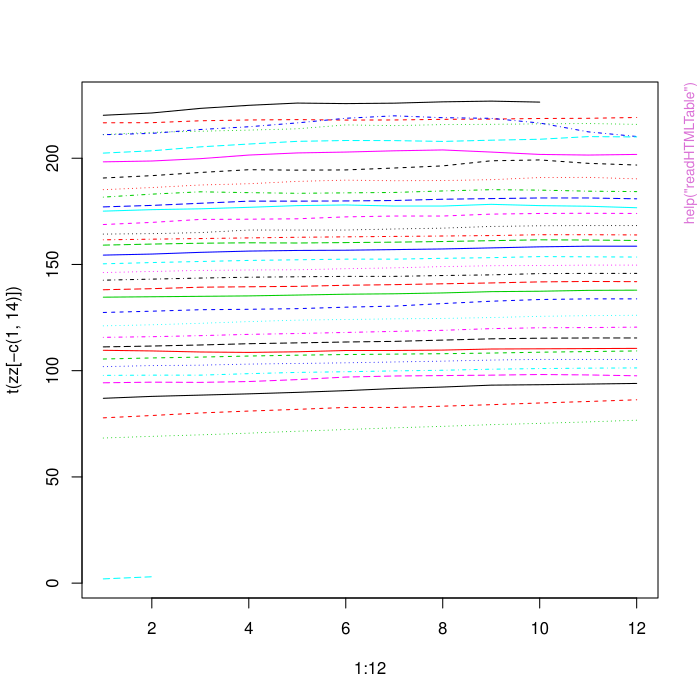

The R source for this figure:
pkgname <- "XML"
source(file.path(R.home("share"), "R", "examples-header.R"))
options(warn = 1)
library('XML')

assign(".oldSearch", search(), pos = 'CheckExEnv')
cleanEx()
nameEx("AssignXMLNode")
### * AssignXMLNode

flush(stderr()); flush(stdout())

### Name: [<-.XMLNode
### Title: Assign sub-nodes to an XML node
### Aliases: [<-.XMLNode [[<-.XMLNode
### Keywords: IO file

### ** Examples

 top <- xmlNode("top", xmlNode("next","Some text"))
 top[["second"]] <- xmlCDataNode("x <- 1:10")
 top[[3]] <- xmlNode("tag",attrs=c(id="name"))



cleanEx()
nameEx("Doctype-class")
### * Doctype-class

flush(stderr()); flush(stdout())

### Name: Doctype-class
### Title: Class to describe a reference to an XML DTD
### Aliases: Doctype-class
### Keywords: classes

### ** Examples

  d = Doctype(name = "section", public = c("-//OASIS//DTD DocBook XML V4.2//EN", "http://oasis-open.org/docbook/xml/4.2/docbookx.dtd"))  



cleanEx()
nameEx("Doctype")
### * Doctype

flush(stderr()); flush(stdout())

### Name: Doctype
### Title: Constructor for DTD reference
### Aliases: Doctype coerce,Doctype,character-method
### Keywords: IO

### ** Examples


  d = Doctype(name = "section", public = c("-//OASIS//DTD DocBook XML V4.2//EN", "http://oasis-open.org/docbook/xml/4.2/docbookx.dtd"))
  as(d, "character")

   # this call switches the system to the URI associated with the PUBLIC element.
  d = Doctype(name = "section", public = c("-//OASIS//DTD DocBook XML V4.2//EN"), system = "http://oasis-open.org/docbook/xml/4.2/docbookx.dtd")



cleanEx()
nameEx("SAXState-class")
### * SAXState-class

flush(stderr()); flush(stdout())

### Name: SAXState-class
### Title: A virtual base class defining methods for SAX parsing
### Aliases: SAXState-class
### Keywords: classes

### ** Examples


# For each element in the document, grab the node name
# and increment the count in an vector for this name.

# We define an S4 class named ElementNameCounter which
# holds the vector of frequency counts for the node names.

 setClass("ElementNameCounter",
             representation(elements = "integer"), contains = "SAXState")

# Define a method for handling the opening/start of any XML node
# in the SAX streams.

 setMethod("startElement.SAX",  c(.state = "ElementNameCounter"),
           function(name, atts, .state = NULL) {

             if(name %in% names(.state@elements))
                 .state@elements[name] = as.integer(.state@elements[name] + 1)
             else
                 .state@elements[name] = as.integer(1)
             .state
           })

 filename = system.file("exampleData", "eurofxref-hist.xml.gz", package = "XML")

# Parse the file, arranging to have our startElement.SAX method invoked.
 z = xmlEventParse(filename, genericSAXHandlers(), state = new("ElementNameCounter"), addContext = FALSE)

 z@elements

  # Get the contents of all the comments in a character vector.

 setClass("MySAXState",
             representation(comments = "character"), contains = "SAXState")

 setMethod("comment.SAX",  c(.state = "MySAXState"),
           function(content, .state = NULL) {
             cat("comment.SAX called for MySAXState\n")
             .state@comments <- c(.state@comments, content)
             .state
           })

 filename = system.file("exampleData", "charts.svg", package = "XML")
 st = new("MySAXState")
 z = xmlEventParse(filename, genericSAXHandlers(useDotNames = TRUE), state = st)
 z@comments





cleanEx()
nameEx("XMLInternalDocument")
### * XMLInternalDocument

flush(stderr()); flush(stdout())

### Name: XMLInternalDocument-class
### Title: Class to represent reference to C-level data structure for an
###   XML document
### Aliases: XMLAbstractDocument-class XMLInternalDocument-class
###   HTMLInternalDocument-class
###   coerce,XMLInternalNode,XMLInternalDocument-method
###   coerce,XMLInternalDocument,XMLInternalNode-method
### Keywords: classes

### ** Examples


 f = system.file("exampleData", "mtcars.xml", package="XML")
 doc = xmlParse(f)
 getNodeSet(doc, "//variables[@count]")
 getNodeSet(doc, "//record")

 getNodeSet(doc, "//record[@id='Mazda RX4']")

 # free(doc)



cleanEx()
nameEx("XMLNode-class")
### * XMLNode-class

flush(stderr()); flush(stdout())

### Name: XMLNode-class
### Title: Classes to describe an XML node object.
### Aliases: XMLAbstractNode-class XMLAbstractNode-class RXMLNode-class
###   XMLNode-class XMLTreeNode-class XMLInternalNode-class
###   XMLInternalTextNode-class XMLInternalElementNode-class
###   XMLInternalCommentNode-class XMLInternalPINode-class
###   XMLInternalCDataNode-class XMLAttributeDeclNode-class
###   XMLDocumentFragNode-class XMLDocumentNode-class
###   XMLDocumentTypeNode-class XMLEntityDeclNode-class
###   XMLNamespaceDeclNode-class XMLXIncludeStartNode-class
###   XMLXIncludeEndNode-class XMLDTDNode-class
###   coerce,XMLAbstractNode,Date-method
###   coerce,XMLAbstractNode,POSIXct-method
###   coerce,XMLAbstractNode,URL-method
###   coerce,XMLAbstractNode,character-method
###   coerce,XMLAbstractNode,integer-method
###   coerce,XMLAbstractNode,logical-method
###   coerce,XMLAbstractNode,numeric-method XMLNamespaceDefinitions-class
### Keywords: classes

### ** Examples


           # An R-level XMLNode object
   a <- xmlNode("arg", attrs = c(default="T"),
                 xmlNode("name", "foo"), xmlNode("defaultValue","1:10"))

  xmlAttrs(a) = c(a = 1, b = "a string")



cleanEx()
nameEx("addChildren")
### * addChildren

flush(stderr()); flush(stdout())

### Name: addChildren
### Title: Add child nodes to an XML node
### Aliases: addChildren xmlParent<- removeChildren removeNodes
###   removeNodes.list removeNodes.XMLNodeSet removeNodes.XMLInternalNode
###   replaceNodes addAttributes removeAttributes
###   addChildren,XMLInternalNode-method addChildren,XMLNode-method
###   addAttributes,XMLInternalElementNode-method
###   addAttributes,XMLNode-method
###   removeAttributes,XMLInternalElementNode-method
###   removeAttributes,XMLNode-method
### Keywords: IO programming

### ** Examples


b = newXMLNode("bob", namespace = c(r = "http://www.r-project.org", omg = "http://www.omegahat.org"))

cat(saveXML(b), "\n")

addAttributes(b, a = 1, b = "xyz", "r:version" = "2.4.1", "omg:len" = 3)
cat(saveXML(b), "\n")

removeAttributes(b, "a", "r:version")
cat(saveXML(b), "\n")


removeAttributes(b, .attrs = names(xmlAttrs(b)))


addChildren(b, newXMLNode("el", "Red", "Blue", "Green",
                           attrs = c(lang ="en")))

k = lapply(letters, newXMLNode)
addChildren(b, kids = k)

cat(saveXML(b), "\n")

removeChildren(b, "a", "b", "c", "z")

  # can mix numbers and names
removeChildren(b, 2, "e")  # d and e

cat(saveXML(b), "\n")


i = xmlChildren(b)[[5]]
xmlName(i)

 # have the identifiers
removeChildren(b, kids = c("m", "n", "q"))



x <- xmlNode("a", 
               xmlNode("b", "1"),
               xmlNode("c", "1"),
	       "some basic text")

v = removeChildren(x, "b")

  # remove c and b
v = removeChildren(x, "c", "b")

  # remove the text and "c" leaving just b
v = removeChildren(x, 3, "c")

## Not run: 
##D     # this won't work as the 10 gets coerced to a 
##D     # character vector element to be combined with 'w'
##D     # and there is no node name 10.
##D  removeChildren(b, kids = c(10, "w"))
## End(Not run)


 # for R-level nodes (not internal)

z = xmlNode("arg", attrs = c(default="TRUE"),
              xmlNode("name", "foo"), xmlNode("defaultValue","1:10"))

o = addChildren(z,
                "some text",
                xmlNode("a", "a link", attrs = c(href = "http://www.omegahat.org/RSXML")))
o


  # removing nodes

 doc = xmlParse("<top><a/><b/><c><d/><e>bob</e></c></top>")
 top = xmlRoot(doc)
 top
 
 removeNodes(list(top[[1]], top[[3]]))

    # a and c have disappeared.
 top




cleanEx()
nameEx("addNode")
### * addNode

flush(stderr()); flush(stdout())

### Name: addNode
### Title: Add a node to a tree
### Aliases: addNode addNode.XMLHashTree
### Keywords: IO

### ** Examples


  tt = xmlHashTree()

  top = addNode(xmlNode("top"), character(), tt)
  addNode(xmlNode("a"), top, tt)
  b = addNode(xmlNode("b"), top, tt)
  c = addNode(xmlNode("c"), b, tt)
  addNode(xmlNode("c"), top, tt)
  addNode(xmlNode("c"), b, tt)    
  addNode(xmlTextNode("Some text"), c, tt)

  xmlElementsByTagName(tt$top, "c")

  tt



cleanEx()
nameEx("addSibling")
### * addSibling

flush(stderr()); flush(stdout())

### Name: getSibling
### Title: Manipulate sibling XML nodes
### Aliases: getSibling addSibling
### Keywords: IO

### ** Examples

  
          # Reading Apple's iTunes files
     # 
     #           Here we read  a "censored" "database" of songs from Apple's  iTune application
     #           which is stored in a property list.  The format is quite generic and 
     #            the fields for each song are given in the form
     #           
     #             <key>Artist</key><string>Person's name</string>
     # 	  
     #           So to find the names of the artists for all the songs, we want to 
     #           find all the <key>Artist<key> nodes and then get their next sibling
     #           which has the actual value.
     #         
     #           More information can be found in .
     # 	
           fileName = system.file("exampleData", "iTunes.plist", package = "XML")

           doc = xmlParse(fileName)
           nodes = getNodeSet(doc, "//key[text() = 'Artist']")
           sapply(nodes, function(x)  xmlValue(getSibling(x)))
	

      f = system.file("exampleData", "simple.xml", package = "XML")
      tt = as(xmlParse(f), "XMLHashTree") 

       tt

      e = getSibling(xmlRoot(tt)[[1]])
        # and back to the first one again by going backwards along the sibling list.
      getSibling(e, after = FALSE)


         # This also works for multiple top-level "root" nodes
      f = system.file("exampleData", "job.xml", package = "XML")
      tt = as(xmlParse(f), "XMLHashTree")
       x = xmlRoot(tt, skip = FALSE)
       getSibling(x)
       getSibling(getSibling(x), after = FALSE)



cleanEx()
nameEx("append.XMLNode")
### * append.XMLNode

flush(stderr()); flush(stdout())

### Name: append.xmlNode
### Title: Add children to an XML node
### Aliases: append.xmlNode append.XMLNode
### Keywords: file IO

### ** Examples

  # Create a very simple representation of a simple dataset.
  # This is just an example. The result is
   # <data numVars="2" numRecords="3">
   # <varNames>
   #  <string>
   #   A
   #  </string>
   #  <string>
   #   B
   #  </string>
   # </varNames>
   # <record>
   #  1.2 3.5
   # </record>
   # <record>
   #  20.2 13.9
   # </record>
   # <record>
   #  10.1 5.67
   # </record>
   # </data>


 n = xmlNode("data", attrs = c("numVars" = 2, numRecords = 3))
 n = append.xmlNode(n, xmlNode("varNames", xmlNode("string", "A"), xmlNode("string", "B")))
 n = append.xmlNode(n, xmlNode("record", "1.2 3.5"))
 n = append.xmlNode(n, xmlNode("record", "20.2 13.9"))
 n = append.xmlNode(n, xmlNode("record", "10.1 5.67"))

 print(n)


## Not run: 
##D    tmp <-  lapply(references, function(i) {
##D                                   if(!inherits(i, "XMLNode"))
##D                                     i <- xmlNode("reference", i)
##D                                   i
##D                               })
##D 
##D    r <- xmlNode("references")
##D    r[["references"]] <- append.xmlNode(r[["references"]], tmp)
## End(Not run)



cleanEx()
nameEx("asXMLNode")
### * asXMLNode

flush(stderr()); flush(stdout())

### Name: asXMLNode
### Title: Converts non-XML node objects to XMLTextNode objects
### Aliases: asXMLNode coerce,XMLInternalNode,XMLNode-method
### Keywords: file

### ** Examples

   # creates an XMLTextNode.
 asXMLNode("a text node")

   # unaltered.
 asXMLNode(xmlNode("p"))



cleanEx()
nameEx("catalogResolve")
### * catalogResolve

flush(stderr()); flush(stdout())

### Name: catalogResolve
### Title: Look up an element via the XML catalog mechanism
### Aliases: catalogResolve
### Keywords: IO

### ** Examples


if(!exists("Sys.setenv")) Sys.setenv = Sys.putenv

Sys.setenv("XML_CATALOG_FILES" = system.file("exampleData", "catalog.xml", package = "XML"))



catalogResolve("-//OASIS//DTD DocBook XML V4.4//EN", "public")

catalogResolve("http://www.omegahat.org/XSL/foo.xsl")

catalogResolve("http://www.omegahat.org/XSL/article.xsl", "uri")
catalogResolve("http://www.omegahat.org/XSL/math.xsl", "uri")


  # This one does not resolve anything, returning an empty value.
catalogResolve("http://www.oasis-open.org/docbook/xml/4.1.2/foo.xsl", "uri")


   # Vectorized and returns NA for the first and /tmp/html.xsl
   # for the second.

 catalogAdd("http://made.up.domain", "/tmp")
 catalogResolve(c("ddas", "http://made.up.domain/html.xsl"), asIs = TRUE)



cleanEx()
nameEx("catalogs")
### * catalogs

flush(stderr()); flush(stdout())

### Name: catalogLoad
### Title: Manipulate XML catalog contents
### Aliases: catalogLoad catalogClearTable catalogAdd catalogDump
### Keywords: IO

### ** Examples

  
          # Add a rewrite rule
     # 
     # 	
          catalogAdd(c("http://www.omegahat.org/XML" = system.file("XML", package = "XML")))
          catalogAdd("http://www.omegahat.org/XML", system.file("XML", package = "XML"))
          catalogAdd("http://www.r-project.org/doc/", paste(R.home(), "doc", "", sep = .Platform$file.sep))
	
          # 
     #          This shows how we can load a catalog and then resolve a system identifier 
     #           that it maps.
     # 	
          catalogLoad(system.file("exampleData", "catalog.xml", package = "XML"))

	  catalogResolve("docbook4.4.dtd", "system")
	  catalogResolve("-//OASIS//DTD DocBook XML V4.4//EN", "public")
	
   



cleanEx()
nameEx("compareXMLDocs")
### * compareXMLDocs

flush(stderr()); flush(stdout())

### Name: compareXMLDocs
### Title: Indicate differences between two XML documents
### Aliases: compareXMLDocs
### Keywords: IO

### ** Examples


tt = 
 '<x>
     <a>text</a>
     <b foo="1"/>
     <c bar="me">
        <d>a phrase</d>
     </c>
  </x>'

  a = xmlParse(tt, asText = TRUE)
  b = xmlParse(tt, asText = TRUE)
  d = getNodeSet(b, "//d")[[1]]
  xmlName(d) = "bob"
  addSibling(xmlParent(d), newXMLNode("c"))
  
  compareXMLDocs(a, b)



cleanEx()
nameEx("docName")
### * docName

flush(stderr()); flush(stdout())

### Name: docName
### Title: Accessors for name of XML document
### Aliases: docName docName,XMLDocument-method
###   docName,XMLDocumentContent-method docName,XMLHashTree-method
###   docName,XMLInternalDocument-method docName,XMLInternalNode-method
###   docName,XMLHashTreeNode-method docName,NULL-method
###   docName,XMLNode-method docName<- docName<-,XMLInternalDocument-method
###   docName<-,XMLHashTree-method
### Keywords: IO programming

### ** Examples

  f = system.file("exampleData", "catalog.xml",  package = "XML")
  doc = xmlInternalTreeParse(f)
  docName(doc)

  doc = xmlInternalTreeParse("<a><b/></a>", asText = TRUE)
      # an NA
  docName(doc)
  docName(doc) = "Simple XML example"
  docName(doc)



cleanEx()
nameEx("dtdElement")
### * dtdElement

flush(stderr()); flush(stdout())

### Name: dtdElement
### Title: Gets the definition of an element or entity from a DTD.
### Aliases: dtdElement dtdEntity
### Keywords: file

### ** Examples

 dtdFile <- system.file("exampleData","foo.dtd", package="XML")
 foo.dtd <- parseDTD(dtdFile)
 
   # Get the definition of the `entry1' element
 tmp <- dtdElement("variable", foo.dtd)
 xmlAttrs(tmp)

 tmp <- dtdElement("entry1", foo.dtd)

  # Get the definition of the `img' entity
 dtdEntity("img", foo.dtd)



cleanEx()
nameEx("dtdElementValidEntry")
### * dtdElementValidEntry

flush(stderr()); flush(stdout())

### Name: dtdElementValidEntry
### Title: Determines whether an XML element allows a particular type of
###   sub-element.
### Aliases: dtdElementValidEntry.character
###   dtdElementValidEntry.XMLElementContent
###   dtdElementValidEntry.XMLElementDef dtdElementValidEntry.XMLOrContent
###   dtdElementValidEntry.XMLSequenceContent dtdElementValidEntry
### Keywords: file

### ** Examples

 dtdFile <- system.file("exampleData", "foo.dtd",package="XML")
 dtd <- parseDTD(dtdFile) 
 
  dtdElementValidEntry(dtdElement("variables",dtd), "variable")



cleanEx()
nameEx("dtdIsAttribute")
### * dtdIsAttribute

flush(stderr()); flush(stdout())

### Name: dtdIsAttribute
### Title: Query if a name is a valid attribute of a DTD element.
### Aliases: dtdIsAttribute
### Keywords: file

### ** Examples

 dtdFile <- system.file("exampleData", "foo.dtd", package="XML")
 foo.dtd <- parseDTD(dtdFile)

    # true
  dtdIsAttribute("numRecords", "dataset", foo.dtd)

    # false
  dtdIsAttribute("date", "dataset", foo.dtd)



cleanEx()
nameEx("dtdValidElement")
### * dtdValidElement

flush(stderr()); flush(stdout())

### Name: dtdValidElement
### Title: Determines whether an XML tag is valid within another.
### Aliases: dtdValidElement
### Keywords: file

### ** Examples

 dtdFile <- system.file("exampleData", "foo.dtd", package="XML")
 foo.dtd <- parseDTD(dtdFile)

  # The following are true.
 dtdValidElement("variable","variables", dtd = foo.dtd)
 dtdValidElement("record","dataset", dtd = foo.dtd)

  # This is false.
 dtdValidElement("variable","dataset", dtd = foo.dtd)



cleanEx()
nameEx("ensureNamespace")
### * ensureNamespace

flush(stderr()); flush(stdout())

### Name: ensureNamespace
### Title: Ensure that the node has a definition for particular XML
###   namespaces
### Aliases: ensureNamespace
### Keywords: IO

### ** Examples

  doc = newXMLDoc()
  top = newXMLNode("article", doc = doc)
  ensureNamespace(top, c(r = "http://www.r-project.org"))
  b = newXMLNode("r:code", parent = top)
  print(doc)



cleanEx()
nameEx("findXInclude")
### * findXInclude

flush(stderr()); flush(stdout())

### Name: findXInclude
### Title: Find the XInclude node associated with an XML node
### Aliases: findXInclude
### Keywords: IO

### ** Examples


 f = system.file("exampleData", "functionTemplate.xml", package = "XML")

 cat(readLines(f), "\n")

 doc = xmlParse(f)

  # Get all the para nodes
  # We just want to look at the 2nd and 3rd which are repeats of the
  # first one.
 a = getNodeSet(doc, "//author")
 findXInclude(a[[1]])

 i = findXInclude(a[[1]], TRUE)
 top = getSibling(i)

   # Determine the top-level included nodes
 tmp = getSibling(i)
 nodes = list()
 while(!inherits(tmp, "XMLXIncludeEndNode")) {
   nodes = c(nodes, tmp)
   tmp = getSibling(tmp)
 }



cleanEx()
nameEx("free")
### * free

flush(stderr()); flush(stdout())

### Name: free
### Title: Release the specified object and clean up its memory usage
### Aliases: free free,XMLInternalDocument-method
### Keywords: IO

### ** Examples

 f = system.file("exampleData", "boxplot.svg", package = "XML")
 doc = xmlParse(f)
 nodes = getNodeSet(doc, "//path")
 rm(nodes)
 # free(doc)



cleanEx()
nameEx("genericSAXHandlers")
### * genericSAXHandlers

flush(stderr()); flush(stdout())

### Name: genericSAXHandlers
### Title: SAX generic callback handler list
### Aliases: genericSAXHandlers
### Keywords: file

### ** Examples

## Don't show: 
# .InitSAXMethods()
names(genericSAXHandlers())
names(genericSAXHandlers(inc=c("startElement", "endElement", "text")))
names(genericSAXHandlers(ex=c("startElement", "endElement", "text")))
## End Don't show



cleanEx()
nameEx("getEncoding")
### * getEncoding

flush(stderr()); flush(stdout())

### Name: getEncoding
### Title: Determines the encoding for an XML document or node
### Aliases: getEncoding getEncoding,XMLInternalDocument-method
###   getEncoding,XMLInternalNode-method
### Keywords: IO

### ** Examples

  f = system.file("exampleData", "charts.svg", package = "XML")
  doc = xmlParse(f)
  getEncoding(doc)
  n = getNodeSet(doc, "//g/text")[[1]]
  getEncoding(n)

  f = system.file("exampleData", "iTunes.plist", package = "XML")
  doc = xmlParse(f)
  getEncoding(doc)



cleanEx()
nameEx("getLineNumber")
### * getLineNumber

flush(stderr()); flush(stdout())

### Name: getLineNumber
### Title: Determine the location - file & line number of an (internal) XML
###   node
### Aliases: getNodeLocation getLineNumber
### Keywords: IO

### ** Examples

f = system.file("exampleData", "xysize.svg", package = "XML")
doc = xmlParse(f)
e = getNodeSet(doc, "//ellipse")
sapply(e, getLineNumber)



cleanEx()
nameEx("getNodeSet")
### * getNodeSet

flush(stderr()); flush(stdout())

### Name: getNodeSet
### Title: Find matching nodes in an internal XML tree/DOM
### Aliases: getNodeSet xpathApply xpathSApply matchNamespaces
### Keywords: file IO

### ** Examples

 doc = xmlParse(system.file("exampleData", "tagnames.xml", package = "XML"))
 
 els = getNodeSet(doc, "/doc//a[@status]")
 sapply(els, function(el) xmlGetAttr(el, "status"))

   # use of namespaces on an attribute.
 getNodeSet(doc, "/doc//b[@x:status]", c(x = "http://www.omegahat.org"))
 getNodeSet(doc, "/doc//b[@x:status='foo']", c(x = "http://www.omegahat.org"))

   # Because we know the namespace definitions are on /doc/a
   # we can compute them directly and use them.
 nsDefs = xmlNamespaceDefinitions(getNodeSet(doc, "/doc/a")[[1]])
 ns = structure(sapply(nsDefs, function(x) x$uri), names = names(nsDefs))
 getNodeSet(doc, "/doc//b[@omegahat:status='foo']", ns)[[1]]

 # free(doc) 

 #####
 f = system.file("exampleData", "eurofxref-hist.xml.gz", package = "XML") 
 e = xmlParse(f)
 ans = getNodeSet(e, "//o:Cube[@currency='USD']", "o")
 sapply(ans, xmlGetAttr, "rate")

  # or equivalently
 ans = xpathApply(e, "//o:Cube[@currency='USD']", xmlGetAttr, "rate", namespaces = "o")
 # free(e)



  # Using a namespace
 f = system.file("exampleData", "SOAPNamespaces.xml", package = "XML") 
 z = xmlParse(f)
 getNodeSet(z, "/a:Envelope/a:Body", c("a" = "http://schemas.xmlsoap.org/soap/envelope/"))
 getNodeSet(z, "//a:Body", c("a" = "http://schemas.xmlsoap.org/soap/envelope/"))
 # free(z)


  # Get two items back with namespaces
 f = system.file("exampleData", "gnumeric.xml", package = "XML") 
 z = xmlParse(f)
 getNodeSet(z, "//gmr:Item/gmr:name", c(gmr="http://www.gnome.org/gnumeric/v2"))

 #free(z)

 #####
 # European Central Bank (ECB) exchange rate data

  # Data is available from "http://www.ecb.int/stats/eurofxref/eurofxref-hist.xml"
  # or locally.

 uri = system.file("exampleData", "eurofxref-hist.xml.gz", package = "XML")
 doc = xmlParse(uri)

   # The default namespace for all elements is given by
 namespaces <- c(ns="http://www.ecb.int/vocabulary/2002-08-01/eurofxref")


     # Get the data for Slovenian currency for all time periods.
     # Find all the nodes of the form <Cube currency="SIT"...>

 slovenia = getNodeSet(doc, "//ns:Cube[@currency='SIT']", namespaces )

    # Now we have a list of such nodes, loop over them 
    # and get the rate attribute
 rates = as.numeric( sapply(slovenia, xmlGetAttr, "rate") )
    # Now put the date on each element
    # find nodes of the form <Cube time=".." ... >
    # and extract the time attribute
 names(rates) = sapply(getNodeSet(doc, "//ns:Cube[@time]", namespaces ), 
                      xmlGetAttr, "time")

    #  Or we could turn these into dates with strptime()
 strptime(names(rates), "%Y-%m-%d")


   #  Using xpathApply, we can do
 rates = xpathApply(doc, "//ns:Cube[@currency='SIT']", xmlGetAttr, "rate", namespaces = namespaces )
 rates = as.numeric(unlist(rates))

   # Using an expression rather than  a function and ...
 rates = xpathApply(doc, "//ns:Cube[@currency='SIT']", quote(xmlGetAttr(x, "rate")), namespaces = namespaces )

 #free(doc)

   #
  uri = system.file("exampleData", "namespaces.xml", package = "XML")
  d = xmlParse(uri)
  getNodeSet(d, "//c:c", c(c="http://www.c.org"))

  getNodeSet(d, "/o:a//c:c", c("o" = "http://www.omegahat.org", "c" = "http://www.c.org"))

   # since http://www.omegahat.org is the default namespace, we can
   # just the prefix "o" to map to that.
  getNodeSet(d, "/o:a//c:c", c("o", "c" = "http://www.c.org"))


   # the following, perhaps unexpectedly but correctly, returns an empty
   # with no matches
   
  getNodeSet(d, "//defaultNs", "http://www.omegahat.org")

   # But if we create our own prefix for the evaluation of the XPath
   # expression and use this in the expression, things work as one
   # might hope.
  getNodeSet(d, "//dummy:defaultNs", c(dummy = "http://www.omegahat.org"))

   # And since the default value for the namespaces argument is the
   # default namespace of the document, we can refer to it with our own
   # prefix given as 
  getNodeSet(d, "//d:defaultNs", "d")

   # And the syntactic sugar is 
  d["//d:defaultNs", namespace = "d"]


   # this illustrates how we can use the prefixes in the XML document
   # in our query and let getNodeSet() and friends map them to the
   # actual namespace definitions.
   # "o" is used to represent the default namespace for the document
   # i.e. http://www.omegahat.org, and "r" is mapped to the same
   # definition that has the prefix "r" in the XML document.

  tmp = getNodeSet(d, "/o:a/r:b/o:defaultNs", c("o", "r"))
  xmlName(tmp[[1]])


  #free(d)


   # Work with the nodes and their content (not just attributes) from the node set.
   # From bondsTables.R in examples/

  doc = htmlTreeParse("http://finance.yahoo.com/bonds/composite_bond_rates", useInternalNodes = TRUE)
  if(is.null(xmlRoot(doc))) 
     doc = htmlTreeParse("http://finance.yahoo.com/bonds", useInternalNodes = TRUE)

     # Use XPath expression to find the nodes 
     #  <div><table class="yfirttbl">..
     # as these are the ones we want.

  if(!is.null(xmlRoot(doc))) {

   o = getNodeSet(doc, "//div/table[@class='yfirttbl']")

    # Write a function that will extract the information out of a given table node.
   readHTMLTable =
   function(tb)
    {
          # get the header information.
      colNames = sapply(tb[["thead"]][["tr"]]["th"], xmlValue)
      vals = sapply(tb[["tbody"]]["tr"],  function(x) sapply(x["td"], xmlValue))
      matrix(as.numeric(vals[-1,]),
              nrow = ncol(vals),
              dimnames = list(vals[1,], colNames[-1]),
              byrow = TRUE
            )
    }  


     # Now process each of the table nodes in the o list.
    tables = lapply(o, readHTMLTable)
    names(tables) = lapply(o, function(x) xmlValue(x[["caption"]]))
  }


     # this illustrates an approach to doing queries on a sub tree
     # within the document.
     # Note that there is a memory leak incurred here as we create a new
     # XMLInternalDocument in the getNodeSet().

    f = system.file("exampleData", "book.xml", package = "XML")
    doc = xmlParse(f)
    ch = getNodeSet(doc, "//chapter")
    xpathApply(ch[[2]], "//section/title", xmlValue)

      # To fix the memory leak, we explicitly create a new document for
      # the subtree, perform the query and then free it _when_ we are done
      # with the resulting nodes.
    subDoc = xmlDoc(ch[[2]])
    xpathApply(subDoc, "//section/title", xmlValue)
    free(subDoc)


    txt = '<top xmlns="http://www.r-project.org" xmlns:r="http://www.r-project.org"><r:a><b/></r:a></top>'
    doc = xmlInternalTreeParse(txt, asText = TRUE)

## Not run: 
##D      # Will fail because it doesn't know what the namespace x is
##D      # and we have to have one eventhough it has no prefix in the document.
##D     xpathApply(doc, "//x:b")
## End(Not run)    
      # So this is how we do it - just  say x is to be mapped to the
      # default unprefixed namespace which we shall call x!
    xpathApply(doc, "//x:b", namespaces = "x")

       # Here r is mapped to the the corresponding definition in the document.
    xpathApply(doc, "//r:a", namespaces = "r")
       # Here, xpathApply figures this out for us, but will raise a warning.
    xpathApply(doc, "//r:a")

       # And here we use our own binding.
    xpathApply(doc, "//x:a", namespaces = c(x = "http://www.r-project.org"))



       # Get all the nodes in the entire tree.
    table(unlist(sapply(doc["//*|//text()|//comment()|//processing-instruction()"],
    class)))







cleanEx()
nameEx("getXMLErrors")
### * getXMLErrors

flush(stderr()); flush(stdout())

### Name: getXMLErrors
### Title: Get XML/HTML document parse errors
### Aliases: getXMLErrors
### Keywords: IO programming

### ** Examples

     # Get the "errors" in the HTML that was generated from this Rd file
  getXMLErrors(system.file("html", "getXMLErrors.html", package = "XML"))

## Not run: 
##D   getXMLErrors("http://www.omegahat.org/index.html")
## End(Not run)




cleanEx()
nameEx("isXMLString")
### * isXMLString

flush(stderr()); flush(stdout())

### Name: isXMLString
### Title: Facilities for working with XML strings
### Aliases: isXMLString xml xmlParseString XMLString-class
### Keywords: IO

### ** Examples

 isXMLString("a regular string < 20 characters long")
 isXMLString("<a><b>c</b></a>")

 xmlParseString("<a><b>c</b></a>")

  # We can lie!
 isXMLString(xml("foo"))



cleanEx()
nameEx("length.XMLNode")
### * length.XMLNode

flush(stderr()); flush(stdout())

### Name: length.XMLNode
### Title: Determine the number of children in an XMLNode object.
### Aliases: length.XMLNode
### Keywords: file

### ** Examples

  doc <- xmlTreeParse(system.file("exampleData", "mtcars.xml", package="XML"))
  r <- xmlRoot(doc, skip=TRUE)
  length(r)
    # get the last entry
  r[[length(r)]]



cleanEx()
nameEx("libxmlVersion")
### * libxmlVersion

flush(stderr()); flush(stdout())

### Name: libxmlVersion
### Title: Query the version and available features of the libxml library.
### Aliases: libxmlVersion libxmlFeatures
### Keywords: IO

### ** Examples

 ver <- libxmlVersion()
 if(is.null(ver)) {
   cat("Relly old version of libxml\n")
 } else {
   if(ver$major > 1) {
     cat("Using libxml2\n")
   }
 }



cleanEx()
nameEx("names.XMLNode")
### * names.XMLNode

flush(stderr()); flush(stdout())

### Name: names.XMLNode
### Title: Get the names of an XML nodes children.
### Aliases: names.XMLNode
### Keywords: file

### ** Examples

 doc <- xmlTreeParse(system.file("exampleData", "mtcars.xml", package="XML"))
 names(xmlRoot(doc))

 r <- xmlRoot(doc)
 r[names(r) == "variables"]



cleanEx()
nameEx("newXMLDoc")
### * newXMLDoc

flush(stderr()); flush(stdout())

### Name: newXMLDoc
### Title: Create internal XML node or document object
### Aliases: newXMLDoc newXMLNode newXMLPINode newXMLCDataNode
###   newXMLCommentNode newXMLTextNode newXMLDTDNode xmlDoc
###   coerce,vector,XMLInternalNode-method
### Keywords: IO

### ** Examples


doc = newXMLDoc()

 # Simple creation of an XML tree using these functions
top = newXMLNode("a")
newXMLNode("b", attrs = c(x = 1, y = 'abc'), parent = top)
newXMLNode("c", "With some text", parent = top)
d = newXMLNode("d", newXMLTextNode("With text as an explicit node"), parent = top)
newXMLCDataNode("x <- 1\n x > 2", parent = d)

newXMLPINode("R", "library(XML)", top)
newXMLCommentNode("This is a comment", parent = top)

o = newXMLNode("ol", parent = top)

kids = lapply(letters[1:3],
               function(x)
                  newXMLNode("li", x))
addChildren(o, kids)

cat(saveXML(top))


x = newXMLNode("block", "xyz", attrs = c(id = "bob"),
                      namespace = "fo",
                      namespaceDefinitions = c("fo" = "http://www.fo.org"))

xmlName(x, TRUE) == "fo"

  # a short cut to define a name space and make it the prefix for the
  # node, thus avoiding repeating the prefix via the namespace argument.
x = newXMLNode("block", "xyz", attrs = c(id = "bob"),
                      namespace = c("fo" = "http://www.fo.org"))


 # name space on the attribute
x = newXMLNode("block", attrs = c("fo:id" = "bob"),
                      namespaceDefinitions = c("fo" = "http://www.fo.org"))




x = summary(rnorm(1000))
d = xmlTree()
d$addNode("table", close = FALSE)

d$addNode("tr", .children = sapply(names(x), function(x) d$addNode("th", x)))
d$addNode("tr", .children = sapply(x, function(x) d$addNode("td", format(x))))

d$closeNode()


# Just doctype
z = xmlTree("people", dtd = "people")
# no public element
z = xmlTree("people", dtd = c("people", "", "http://www.omegahat.org/XML/types.dtd"))
# public and system
z = xmlTree("people", dtd = c("people", "//a//b//c//d", "http://www.omegahat.org/XML/types.dtd"))

# Using a DTD node directly.
dtd = newXMLDTDNode(c("people", "", "http://www.omegahat.org/XML/types.dtd"))
z = xmlTree("people", dtd = dtd)


x = rnorm(3)
z = xmlTree("r:data", namespaces = c(r = "http://www.r-project.org"))
z$addNode("numeric", attrs = c("r:length" = length(x)), close = FALSE)
lapply(x, function(v) z$addNode("el", x))
z$closeNode()
# should give   <r:data><numeric r:length="3"/></r:data>


# shows namespace prefix on an attribute, and different from the one on the node.
z = xmlTree()
z$addNode("r:data",  namespace = c(r = "http://www.r-project.org", omg = "http://www.omegahat.org"), close = FALSE)
x = rnorm(3)
z$addNode("r:numeric", attrs = c("omg:length" = length(x)))


z = xmlTree("people", namespaces = list(r = "http://www.r-project.org"))
z$setNamespace("r")

z$addNode("person", attrs = c(id = "123"), close = FALSE)
z$addNode("firstname", "Duncan")
z$addNode("surname", "Temple Lang")
z$addNode("title", "Associate Professor")
z$addNode("expertize", close = FALSE)
z$addNode("topic", "Data Technologies")
z$addNode("topic", "Programming Language Design")
z$addNode("topic", "Parallel Computing")
z$addNode("topic", "Data Visualization")
z$closeTag()
z$addNode("address", "4210 Mathematical Sciences Building, UC Davis")



   # 
txt = newXMLTextNode("x &lt; 1")
txt # okay
saveXML(txt) # x &amp;lt; 1

   # By escaping the text, we ensure the entities don't
   # get expanded, i.e. &lt; doesn't become &amp;lt;
txt = newXMLTextNode(I("x &lt; 1"))
txt # okay
saveXML(txt) # x &amp;lt; 1


newXMLNode("r:expr", newXMLTextNode(I("x < 1")),
            namespaceDefinitions = c(r = "http://www.r-project.org"))




cleanEx()
nameEx("parseDTD")
### * parseDTD

flush(stderr()); flush(stdout())

### Name: parseDTD
### Title: Read a Document Type Definition (DTD)
### Aliases: parseDTD
### Keywords: file IO

### ** Examples

 dtdFile <- system.file("exampleData", "foo.dtd",package="XML")
 parseDTD(dtdFile)

txt <- readLines(dtdFile)
txt <- paste(txt,  collapse="\n")
d <- parseDTD(txt, asText=TRUE)


## Not run: 
##D  url <- "http://www.omegahat.org/XML/DTDs/DatasetByRecord.dtd"
##D  d <- parseDTD(url, asText=FALSE)  
## End(Not run)



cleanEx()
nameEx("parseURI")
### * parseURI

flush(stderr()); flush(stdout())

### Name: parseURI
### Title: Parse a URI string into its elements
### Aliases: parseURI URI-class coerce,URI,character-method
### Keywords: IO

### ** Examples

  parseURI("http://www.omegahat.org:8080/RCurl/index.html")
  parseURI("ftp://duncan@www.omegahat.org:8080/RCurl/index.html")

  parseURI("ftp://duncan@www.omegahat.org:8080/RCurl/index.html#my_anchor")

  as(parseURI("http://duncan@www.omegahat.org:8080/RCurl/index.html#my_anchor"), "character")

  as(parseURI("ftp://duncan@www.omegahat.org:8080/RCurl/index.html?foo=1&bar=axd"), "character")



cleanEx()
nameEx("parseXMLAndAdd")
### * parseXMLAndAdd

flush(stderr()); flush(stdout())

### Name: parseXMLAndAdd
### Title: Parse XML content and add it to a node
### Aliases: parseXMLAndAdd
### Keywords: IO

### ** Examples

  long = runif(10000, -122, -80)
  lat = runif(10000, 25, 48)

  txt = sprintf("<Placemark><Point><coordinates>%.3f,%.3f,0</coordinates></Point></Placemark>",
                  long, lat)
  f = newXMLNode("Folder")
  parseXMLAndAdd(txt, f)
  xmlSize(f)


## Not run: 
##D       # this version is much slower as i) we don't vectorize the
##D       #  creation of the XML nodes, and ii) the parsing of the XML
##D       # as a string is very fast as it is done in C.
##D   f = newXMLNode("Folder")
##D   mapply(function(a, b) {
##D            newXMLNode("Placemark", 
##D                        newXMLNode("Point", 
##D                                    newXMLNode("coordinates", 
##D                                                paste(a, b, "0", collapse = ","))), 
##D 		       parent = f)
##D            },
##D          long, lat) 
##D   xmlSize(f)
##D 
##D 
##D   o = c("<x>dog</x>", "<omg:x>cat</omg:x>")
##D   node = parseXMLAndAdd(o, nsDefs  = c("http://cran.r-project.org",
##D                                        omg = "http://www.omegahat.org"))
##D   xmlNamespace(node[[1]])
##D   xmlNamespace(node[[2]])
##D 
##D   tt = newXMLNode("myTop")
##D   node = parseXMLAndAdd(o, tt, nsDefs  = c("http://cran.r-project.org",
##D                                            omg = "http://www.omegahat.org"))
##D   tt
## End(Not run)





cleanEx()
nameEx("print")
### * print

flush(stderr()); flush(stdout())

### Name: print.XMLAttributeDef
### Title: Methods for displaying XML objects
### Aliases: print.XMLAttributeDef print.XMLCDataNode
###   print.XMLElementContent print.XMLElementDef print.XMLEntity
###   print.XMLEntityRef print.XMLNode print.XMLTextNode print.XMLComment
###   print.XMLOrContent print.XMLSequenceContent
###   print.XMLProcessingInstruction
### Keywords: IO file

### ** Examples

  fileName <- system.file("exampleData", "event.xml", package ="XML")

     # Example of how to get faithful copy of the XML.
  doc = xmlRoot(xmlTreeParse(fileName, trim = FALSE, ignoreBlanks = FALSE))
  print(doc, indent = FALSE, tagSeparator = "")

     # And now the default mechanism
  doc = xmlRoot(xmlTreeParse(fileName))
  print(doc)



cleanEx()
nameEx("processXInclude")
### * processXInclude

flush(stderr()); flush(stdout())

### Name: processXInclude
### Title: Perform the XInclude substitutions
### Aliases: processXInclude processXInclude.list
###   processXInclude.XMLInternalDocument
###   processXInclude.XMLInternalElement
### Keywords: IO programming

### ** Examples


  f = system.file("exampleData", "include.xml", package = "XML")
  doc = xmlInternalTreeParse(f, xinclude = FALSE)

  cat(saveXML(doc))
  sects = getNodeSet(doc, "//section")
  sapply(sects, function(x) xmlName(x[[2]]))
  processXInclude(doc)

  cat(saveXML(doc))

  f = system.file("exampleData", "include.xml", package = "XML")
  doc = xmlInternalTreeParse(f, xinclude = FALSE)
  section1 = getNodeSet(doc, "//section")[[1]]

     # process 
  processXInclude(section1[[2]])



cleanEx()
nameEx("readHTMLTable")
### * readHTMLTable

flush(stderr()); flush(stdout())

### Name: readHTMLTable
### Title: Read data from one or more HTML tables
### Aliases: readHTMLTable readHTMLTable,character-method
###   readHTMLTable,HTMLInternalDocument-method
###   readHTMLTable,XMLInternalElementNode-method
###   coerce,character,FormattedInteger-method
###   coerce,character,FormattedNumber-method
###   coerce,character,Percent-method FormattedInteger-class
###   FormattedNumber-class Percent-class
### Keywords: IO data

### ** Examples

# u = "http://en.wikipedia.org/wiki/World_population"
 u = "http://en.wikipedia.org/wiki/List_of_countries_by_population"
 
 tables = readHTMLTable(u)
 names(tables)

 tables[[2]]
  # Print the table. Note that the values are all characters
  # not numbers. Also the column names have a preceding X since
  # R doesn't allow the variable names to start with digits.
 tmp = tables[[2]]

  # We can transform this to get the rows to be years and the columns
  # to be population counts. We'll create a matrix.
 vals = cbind(year = as.integer(gsub("X", "", names(tmp)[-1])),
              matrix(as.integer(gsub(",", "", as.character(unlist(tmp[-1])))),
                      ncol(tmp)-1, byrow = TRUE, dimnames = list(NULL, as.character(tmp[[1]]))))

   # Let's just read the second table directly by itself.
 doc = htmlParse(u)
 tableNodes = getNodeSet(doc, "//table")
 tb = readHTMLTable(tableNodes[[2]])

  # Let's try to adapt the values on the fly.
  # We'll create a function that turns a th/td node into a val
 tryAsInteger = function(node) {
                  val = xmlValue(node)
                  ans = as.integer(gsub(",", "", val))
                  if(is.na(ans))
                      val
                  else
                      ans
                }

 tb = readHTMLTable(tableNodes[[2]], elFun = tryAsInteger)

 tb = readHTMLTable(tableNodes[[2]], elFun = tryAsInteger,
                       colClasses = c("character", rep("integer", 9)))


  zz = readHTMLTable("http://www.inflationdata.com/Inflation/Consumer_Price_Index/HistoricalCPI.aspx")
  if(any(i <- sapply(zz, ncol) == 14)) {  # guard against the structure of the page changing.
    zz = zz[[which(i)[1]]]  # 4th table
        # convert columns to numeric.  Could use colClasses in the call to readHTMLTable()
    zz[-1] = lapply(zz[-1], function(x) as.numeric(gsub(".* ", "", as.character(x))))
    matplot(1:12, t(zz[-c(1, 14)]), type = "l")
  }


# From Marsh Feldman on R-help
doc <- "http://www.nber.org/cycles/cyclesmain.html"
     # The  main table is the second one because it's embedded in the page table.
table <- getNodeSet(htmlParse(doc),"//table") [[2]]   
xt <- readHTMLTable(table,
                    header = c("peak","trough","contraction",
                               "expansion","trough2trough","peak2peak"),
                    colClasses = c("character","character","character",
                                   "character","character","character"),
                    trim = TRUE, stringsAsFactors = FALSE
                   )


if(FALSE) {
 # Here is a totally different way of reading tables from HTML documents.
 # The data are formatted using a PRE and so can be read via read.table
 u = "http://tidesonline.nos.noaa.gov/data_read.shtml?station_info=9414290+San+Francisco,+CA"
 h = htmlParse(u)
 p = getNodeSet(h, "//pre")
 con = textConnection(xmlValue(p[[2]]))
 tides = read.table(con)
}

   # header as a logical vector
 tt = readHTMLTable("http://www.sfgate.com/weather/rainfall.shtml",
                     header = c(FALSE, FALSE, TRUE, FALSE, FALSE))

   #
 tt = readHTMLTable("http://www.sfgate.com/weather/rainfall.shtml",
                        which = 3, header = TRUE)


if(require(RCurl)) {
  tt =  getURL("http://www.omegahat.org/RCurl/testPassword/table.html",  userpwd = "bob:duncantl")
  readHTMLTable(tt)
}



cleanEx()
nameEx("saveXML")
### * saveXML

flush(stderr()); flush(stdout())

### Name: saveXML
### Title: Output internal XML Tree
### Aliases: saveXML saveXML.XMLInternalDocument saveXML.XMLInternalDOM
###   saveXML.XMLInternalNode saveXML.XMLNode saveXML.XMLOutputStream
###   coerce,XMLInternalDocument,character-method
###   coerce,XMLInternalDOM,character-method
###   coerce,XMLInternalNode,character-method saveXML,XMLFlatTree-method
###   saveXML,XMLInternalDocument-method saveXML,XMLInternalDOM-method
###   saveXML,XMLInternalNode-method saveXML,XMLNode-method
###   saveXML,XMLOutputStream-method saveXML,HTMLInternalDocument-method
### Keywords: IO file

### ** Examples


 b = newXMLNode("bob")
 saveXML(b)

 f = tempfile()
 saveXML(b, f)
 doc = xmlInternalTreeParse(f)
 saveXML(doc)


con <- xmlOutputDOM()
con$addTag("author", "Duncan Temple Lang")
con$addTag("address",  close=FALSE)
con$addTag("office", "2C-259")
con$addTag("street", "Mountain Avenue.")
con$addTag("phone", close=FALSE)
con$addTag("area", "908", attrs=c(state="NJ"))
con$addTag("number", "582-3217")
con$closeTag() # phone
con$closeTag() # address

saveXML(con$value(), file="out.xml")


# Work with entities

 f = system.file("exampleData", "test1.xml", package = "XML")
 doc = xmlRoot(xmlTreeParse(f))
 outFile = tempfile()
 saveXML(doc, outFile)
 alt = xmlRoot(xmlTreeParse(outFile))
 if(! identical(doc, alt) )
  stop("Problems handling entities!")

 con = textConnection("test1.xml", "w")
 saveXML(doc, con)
 close(con)
 alt = get("test1.xml")
 identical(doc, alt)



 x = newXMLNode("a", "some text", newXMLNode("c", "sub text"), "more text")

 cat(saveXML(x), "\n")

 cat(as(x, "character"), "\n")


     # Showing the prefix parameter
  doc = newXMLDoc()
  n = newXMLNode("top", doc = doc)
  b = newXMLNode("bar", parent = n)

     # suppress the <?xml ...?>
  saveXML(doc, prefix = character())

     # put our own comment in
  saveXML(doc, prefix = "<!-- This is an alternative prefix -->")
     # or use a comment node.
  saveXML(doc, prefix = newXMLCommentNode("This is an alternative prefix"))



cleanEx()
nameEx("supportsExpat")
### * supportsExpat

flush(stderr()); flush(stdout())

### Name: supportsExpat
### Title: Determines which native XML parsers are being used.
### Aliases: supportsExpat supportsLibxml
### Keywords: file

### ** Examples

     # use Expat if possible, otherwise libxml
  fileName <- system.file("exampleData", "mtcars.xml", package="XML")
  xmlEventParse(fileName, useExpat = supportsExpat())



cleanEx()
nameEx("toHTML")
### * toHTML

flush(stderr()); flush(stdout())

### Name: toHTML
### Title: Create an HTML representation of the given R object, using
###   internal C-level nodes
### Aliases: toHTML toHTML,vector-method toHTML,matrix-method
###   toHTML,call-method
### Keywords: IO programming

### ** Examples

 cat(as(toHTML(rnorm(10)), "character"))



cleanEx()
nameEx("toString")
### * toString

flush(stderr()); flush(stdout())

### Name: toString.XMLNode
### Title: Creates string representation of XML node
### Aliases: toString.XMLNode
### Keywords: file

### ** Examples

 x <- xmlRoot(xmlTreeParse(system.file("exampleData", "gnumeric.xml", package = "XML")))

 toString(x)



cleanEx()
nameEx("xmlApply")
### * xmlApply

flush(stderr()); flush(stdout())

### Name: xmlApply
### Title: Applies a function to each of the children of an XMLNode
### Aliases: xmlApply xmlApply.XMLNode xmlApply.XMLDocument
###   xmlApply.XMLDocumentContent xmlSApply xmlSApply.XMLNode
###   xmlSApply.XMLDocument xmlSApply.XMLDocumentContent
### Keywords: file

### ** Examples

 doc <- xmlTreeParse(system.file("exampleData", "mtcars.xml", package="XML"))
 r <- xmlRoot(doc)
 xmlSApply(r[[2]], xmlName)

 xmlApply(r[[2]], xmlAttrs)

 xmlSApply(r[[2]], xmlSize)




cleanEx()
nameEx("xmlAttrs")
### * xmlAttrs

flush(stderr()); flush(stdout())

### Name: xmlAttrs
### Title: Get the list of attributes of an XML node.
### Aliases: xmlAttrs xmlAttrs<- xmlAttrs.XMLElementDef xmlAttrs<-,XMLNode
###   xmlAttrs<-,XMLInternalNode xmlAttrs<-,XMLNode-method
###   xmlAttrs<-,XMLInternalElementNode-method xmlAttrs.XMLNode
###   xmlAttrs.XMLInternalNode
### Keywords: IO file

### ** Examples

 fileName <- system.file("exampleData", "mtcars.xml", package="XML") 
 doc <- xmlTreeParse(fileName)

 xmlAttrs(xmlRoot(doc))

 xmlAttrs(xmlRoot(doc)[["variables"]])


 doc <- xmlParse(fileName)
 d = xmlRoot(doc)

 xmlAttrs(d)
 xmlAttrs(d) <- c(name = "Motor Trend fuel consumption data",
                  author = "Motor Trends")
 xmlAttrs(d)

   # clear all the attributes and then set new ones.
 removeAttributes(d)
 xmlAttrs(d) <- c(name = "Motor Trend fuel consumption data",
                  author = "Motor Trends")


     # Show how to get the attributes with and without the prefix and
     # with and without the URLs for the namespaces.
  doc = xmlParse('<doc xmlns:r="http://www.r-project.org">
                    <el r:width="10" width="72"/>
                    <el width="46"/>
                    </doc>')

  xmlAttrs(xmlRoot(doc)[[1]], TRUE, TRUE)
  xmlAttrs(xmlRoot(doc)[[1]], FALSE, TRUE)
  xmlAttrs(xmlRoot(doc)[[1]], TRUE, FALSE)
  xmlAttrs(xmlRoot(doc)[[1]], FALSE, FALSE)



cleanEx()
nameEx("xmlChildren")
### * xmlChildren

flush(stderr()); flush(stdout())

### Name: xmlChildren
### Title: Gets the sub-nodes within an XMLNode object.
### Aliases: xmlChildren xmlChildren<- xmlChildren.XMLNode
###   xmlChildren.XMLInternalNode xmlChildren.XMLInternalDocument
###   xmlChildren<-,XMLInternalNode-method xmlChildren<-,ANY-method
### Keywords: file

### ** Examples

  fileName <- system.file("exampleData", "mtcars.xml", package="XML")
  doc <- xmlTreeParse(fileName)
  names(xmlChildren(doc$doc$children[["dataset"]]))



cleanEx()
nameEx("xmlContainsEntity")
### * xmlContainsEntity

flush(stderr()); flush(stdout())

### Name: xmlContainsEntity
### Title: Checks if an entity is defined within a DTD.
### Aliases: xmlContainsEntity xmlContainsElement
### Keywords: file

### ** Examples

 dtdFile <- system.file("exampleData", "foo.dtd", package="XML")
 foo.dtd <- parseDTD(dtdFile)
 
  # Look for entities.
 xmlContainsEntity("foo", foo.dtd)
 xmlContainsEntity("bar", foo.dtd)

  # Now look for an element
 xmlContainsElement("record", foo.dtd)



cleanEx()
nameEx("xmlDOMApply")
### * xmlDOMApply

flush(stderr()); flush(stdout())

### Name: xmlDOMApply
### Title: Apply function to nodes in an XML tree/DOM.
### Aliases: xmlDOMApply
### Keywords: file

### ** Examples

 dom <- xmlTreeParse(system.file("exampleData","mtcars.xml", package="XML"))
 tagNames <- function() {
    tags <- character(0)
    add <- function(x) {
      if(inherits(x, "XMLNode")) {
        if(is.na(match(xmlName(x), tags)))
           tags <<- c(tags, xmlName(x))
      }

      NULL
    }

    return(list(add=add, tagNames = function() {return(tags)}))
 }

 h <- tagNames()
 xmlDOMApply(xmlRoot(dom), h$add) 
 h$tagNames()



cleanEx()
nameEx("xmlElementSummary")
### * xmlElementSummary

flush(stderr()); flush(stdout())

### Name: xmlElementSummary
### Title: Frequency table of names of elements and attributes in XML
###   content
### Aliases: xmlElementSummary
### Keywords: IO

### ** Examples

  xmlElementSummary(system.file("exampleData", "eurofxref-hist.xml.gz", package = "XML"))



cleanEx()
nameEx("xmlElementsByTagName")
### * xmlElementsByTagName

flush(stderr()); flush(stdout())

### Name: xmlElementsByTagName
### Title: Retrieve the children of an XML node with a specific tag name
### Aliases: xmlElementsByTagName
### Keywords: IO file

### ** Examples

## Not run: 
##D  doc <- xmlTreeParse("http://www.omegahat.org/Scripts/Data/mtcars.xml")
##D  xmlElementsByTagName(doc$children[[1]], "variable")
## End(Not run)

 doc <- xmlTreeParse(system.file("exampleData", "mtcars.xml", package="XML"))
 xmlElementsByTagName(xmlRoot(doc)[[1]], "variable")



cleanEx()
nameEx("xmlEventHandler")
### * xmlEventHandler

flush(stderr()); flush(stdout())

### Name: xmlEventHandler
### Title: Default handlers for the SAX-style event XML parser
### Aliases: xmlEventHandler
### Keywords: file IO

### ** Examples

 xmlEventParse(system.file("exampleData", "mtcars.xml", package="XML"),
               handlers=xmlEventHandler())



cleanEx()
nameEx("xmlEventParse")
### * xmlEventParse

flush(stderr()); flush(stdout())

### Name: xmlEventParse
### Title: XML Event/Callback element-wise Parser
### Aliases: xmlEventParse
### Keywords: file IO

### ** Examples

 fileName <- system.file("exampleData", "mtcars.xml", package="XML")

   # Print the name of each XML tag encountered at the beginning of each
   # tag.
   # Uses the libxml SAX parser.
 xmlEventParse(fileName,
                list(startElement=function(name, attrs){
                                    cat(name,"\n")
                                  }),
                useTagName=FALSE, addContext = FALSE)


## Not run: 
##D   # Parse the text rather than a file or URL by reading the URL's contents
##D   # and making it a single string. Then call xmlEventParse
##D xmlURL <- "http://www.omegahat.org/Scripts/Data/mtcars.xml"
##D xmlText <- paste(scan(xmlURL, what="",sep="\n"),"\n",collapse="\n")
##D xmlEventParse(xmlText, asText=TRUE)
## End(Not run)

    # Using a state object to share mutable data across callbacks
f <- system.file("exampleData", "gnumeric.xml", package = "XML")
zz <- xmlEventParse(f,
                    handlers = list(startElement=function(name, atts, .state) {
                                                     .state = .state + 1
                                                     print(.state)
                                                     .state
                                                 }), state = 0)
print(zz)




    # Illustrate the startDocument and endDocument handlers.
xmlEventParse(fileName,
               handlers = list(startDocument = function() {
                                                 cat("Starting document\n")
                                               },
                               endDocument = function() {
                                                 cat("ending document\n")
                                             }),
               saxVersion = 2)




if(libxmlVersion()$major >= 2) {


 startElement = function(x, ...) cat(x, "\n")


 xmlEventParse(file(f), handlers = list(startElement = startElement))


 # Parse with a function providing the input as needed.
 xmlConnection = 
  function(con) {

   if(is.character(con))
     con = file(con, "r")
  
   if(isOpen(con, "r"))
     open(con, "r")

   function(len) {

     if(len < 0) {
        close(con)
        return(character(0))
     }

      x = character(0)
      tmp = ""
    while(length(tmp) > 0 && nchar(tmp) == 0) {
      tmp = readLines(con, 1)
      if(length(tmp) == 0)
        break
      if(nchar(tmp) == 0)
        x = append(x, "\n")
      else
        x = tmp
    }
    if(length(tmp) == 0)
      return(tmp)
  
    x = paste(x, collapse="")

    x
  }
 }

 ff = xmlConnection(f)
 xmlEventParse(ff, handlers = list(startElement = startElement))

  # Parse from a connection. Each time the parser needs more input, it
  # calls readLines(<con>, 1)
 xmlEventParse(file(f),  handlers = list(startElement = startElement))


  # using SAX 2
 h = list(startElement = function(name, attrs, namespace, allNamespaces){ 
                                 cat("Starting", name,"\n")
                                 if(length(attrs))
                                     print(attrs)
                                 print(namespace)
                                 print(allNamespaces)
                         },
          endElement = function(name, uri) {
                          cat("Finishing", name, "\n")
            }) 
 xmlEventParse(system.file("exampleData", "namespaces.xml", package="XML"), handlers = h, saxVersion = 2)


 # This example is not very realistic but illustrates how to use the
 # branches argument. It forces the creation of complete nodes for
 # elements named <b> and extracts the id attribute.
 # This could be done directly on the startElement, but this just
 # illustrates the mechanism.
 filename = system.file("exampleData", "branch.xml", package="XML")
 b.counter = function() {
                nodes <- character()
                f = function(node) { nodes <<- c(nodes, xmlGetAttr(node, "id"))}
                list(b = f, nodes = function() nodes)
             }

  b = b.counter()
  invisible(xmlEventParse(filename, branches = b["b"]))
  b$nodes()


  filename = system.file("exampleData", "branch.xml", package="XML")
   
  invisible(xmlEventParse(filename, branches = list(b = function(node) {print(names(node))})))
  invisible(xmlEventParse(filename, branches = list(b = function(node) {print(xmlName(xmlChildren(node)[[1]]))})))
}

  
  ############################################
  # Stopping the parser mid-way and an example of using XMLParserContextFunction.

  startElement =
  function(ctxt, name, attrs, ...)  {
    print(ctxt)
      print(name)
      if(name == "rewriteURI") {
           cat("Terminating parser\n")
	   xmlStopParser(ctxt)
      }
  }
  class(startElement) = "XMLParserContextFunction"  
  endElement =
  function(name, ...) 
    cat("ending", name, "\n")

  fileName = system.file("exampleData", "catalog.xml", package = "XML")
  xmlEventParse(fileName, handlers = list(startElement = startElement, endElement = endElement))



cleanEx()
nameEx("xmlFlatListTree")
### * xmlFlatListTree

flush(stderr()); flush(stdout())

### Name: xmlFlatListTree
### Title: Constructors for trees stored as flat list of nodes with
###   information about parents and children.
### Aliases: xmlFlatListTree xmlHashTree
### Keywords: IO

### ** Examples

 f = system.file("exampleData", "dataframe.xml", package = "XML")
 tr  = xmlHashTree()
 xmlTreeParse(f, handlers = list(.startElement = tr[[".addNode"]]))

 tr # print the tree on the screen

  # Get the two child nodes of the dataframe node.
 xmlChildren(tr$dataframe)

  # Find the names of all the nodes.
 objects(tr)
  # Which nodes have children
 objects(tr$.children)

  # Which nodes are leaves, i.e. do not have children
 setdiff(objects(tr), objects(tr$.children))

  # find the class of each of these leaf nodes.
 sapply(setdiff(objects(tr), objects(tr$.children)),
         function(id) class(tr[[id]]))

  # distribution of number of children
 sapply(tr$.children, length)


  # Get the first A node
 tr$A

  # Get is parent node.
 xmlParent(tr$A)


 f = system.file("exampleData", "allNodeTypes.xml", package = "XML")

   # Convert the document
 r = xmlInternalTreeParse(f, xinclude = TRUE)
 ht = as(r, "XMLHashTree")
 ht
 
  # work on the root node, or any node actually
 as(xmlRoot(r), "XMLHashTree")

  # Example of making copies of an XMLHashTreeNode object to create a separate tree.
 f = system.file("exampleData", "simple.xml", package = "XML")
 tt = as(xmlParse(f), "XMLHashTree")

 xmlRoot(tt)[[1]]
 xmlRoot(tt)[[1, copy = TRUE]]

 table(unlist(eapply(tt, xmlName)))
 # if any of the nodes had any attributes
 # table(unlist(eapply(tt, xmlAttrs)))



cleanEx()
nameEx("xmlGetAttr")
### * xmlGetAttr

flush(stderr()); flush(stdout())

### Name: xmlGetAttr
### Title: Get the value of an attribute in an XML node
### Aliases: xmlGetAttr
### Keywords: file

### ** Examples

 node <- xmlNode("foo", attrs=c(a="1", b="my name"))

 xmlGetAttr(node, "a")
 xmlGetAttr(node, "doesn't exist", "My own default value")

 xmlGetAttr(node, "b", "Just in case")



cleanEx()
nameEx("xmlHandler")
### * xmlHandler

flush(stderr()); flush(stdout())

### Name: xmlHandler
### Title: Example XML Event Parser Handler Functions
### Aliases: xmlHandler
### Keywords: file IO

### ** Examples

## Not run: 
##D xmlURL <- "http://www.omegahat.org/Scripts/Data/mtcars.xml"
##D xmlText <- paste(scan(xmlURL, what="", sep="\n"),"\n",collapse="\n")
## End(Not run)

xmlURL <- system.file("exampleData", "mtcars.xml", package="XML")
xmlText <- paste(readLines(xmlURL), "\n", collapse="")
xmlEventParse(xmlText, handlers = NULL, asText=TRUE)
xmlEventParse(xmlText, xmlHandler(), useTagName=TRUE, asText=TRUE)



cleanEx()
nameEx("xmlName")
### * xmlName

flush(stderr()); flush(stdout())

### Name: xmlName
### Title: Extraces the tag name of an XMLNode object.
### Aliases: xmlName xmlName<- xmlName.XMLComment xmlName.XMLNode
###   xmlName.XMLInternalNode
### Keywords: file

### ** Examples

 fileName <- system.file("exampleData", "test.xml", package="XML") 
 doc <- xmlTreeParse(fileName)
 xmlName(xmlRoot(doc)[[1]])

 tt = xmlRoot(doc)[[1]]
 xmlName(tt)
 xmlName(tt) <- "bob"


  # We can set the node on an internal object also.
 n = newXMLNode("x")

 xmlName(n)
 xmlName(n) <- "y"

 
 xmlName(n) <- "r:y"




cleanEx()
nameEx("xmlNamespace")
### * xmlNamespace

flush(stderr()); flush(stdout())

### Name: xmlNamespace
### Title: Retrieve the namespace value of an XML node.
### Aliases: xmlNamespace xmlNamespace.XMLNode xmlNamespace.XMLInternalNode
###   xmlNamespace.character XMLNamespace-class xmlNamespace<-
###   xmlNamespace<-,XMLInternalNode-method
### Keywords: file

### ** Examples

  doc <- xmlTreeParse(system.file("exampleData", "job.xml", package="XML"))
  xmlNamespace(xmlRoot(doc))
  xmlNamespace(xmlRoot(doc)[[1]][[1]])


  doc <- xmlInternalTreeParse(system.file("exampleData", "job.xml", package="XML"))
     # Since the first node, xmlRoot() will skip that, by default.
  xmlNamespace(xmlRoot(doc))
  xmlNamespace(xmlRoot(doc)[[1]][[1]])

  node <- xmlNode("arg", xmlNode("name", "foo"), namespace="R")
  xmlNamespace(node)


   doc = xmlParse('<top xmlns:r="http://www.r-project.org"><bob><code>a = 1:10</code></bob></top>')
   node = xmlRoot(doc)[[1]][[1]]
   xmlNamespace(node) = "r"
   node


   doc = xmlParse('<top xmlns:r="http://www.r-project.org"><bob><code>a = 1:10</code></bob></top>')
   node = xmlRoot(doc)[[1]][[1]]
   xmlNamespaces(node, set = TRUE) = c(omg = "http://www.omegahat.org")
   node



cleanEx()
nameEx("xmlNamespaceDefinitions")
### * xmlNamespaceDefinitions

flush(stderr()); flush(stdout())

### Name: xmlNamespaceDefinitions
### Title: Get definitions of any namespaces defined in this XML node
### Aliases: xmlNamespaceDefinitions getDefaultNamespace xmlNamespaces
###   xmlNamespaces<- xmlNamespaces<-,XMLInternalNode-method
###   xmlNamespaces<-,XMLNode-method
###   coerce,NULL,XMLNamespaceDefinitions-method
###   coerce,XMLNamespace,character-method
###   coerce,XMLNamespaceDefinition,character-method
###   coerce,XMLNamespaceDefinitions,character-method
###   coerce,character,XMLNamespaceDefinitions-method
### Keywords: IO

### ** Examples

  f = system.file("exampleData", "longitudinalData.xml", package = "XML")
  n = xmlRoot(xmlTreeParse(f))
  xmlNamespaceDefinitions(n)
  xmlNamespaceDefinitions(n, recursive = TRUE)


    # Now using internal nodes.
  f = system.file("exampleData", "namespaces.xml", package = "XML")
  doc = xmlInternalTreeParse(f)
  n = xmlRoot(doc)
  xmlNamespaceDefinitions(n)

  xmlNamespaceDefinitions(n, recursive = TRUE)



cleanEx()
nameEx("xmlNode")
### * xmlNode

flush(stderr()); flush(stdout())

### Name: xmlNode
### Title: Create an XML node
### Aliases: xmlNode xmlTextNode xmlPINode xmlCDataNode xmlCommentNode
### Keywords: file

### ** Examples


 # node named arg with two children: name and defaultValue
 # Both of these have a text node as their child.
 n <- xmlNode("arg", attrs = c(default="TRUE"),
               xmlNode("name", "foo"), xmlNode("defaultValue","1:10"))


  # internal C-level node.
 a = newXMLNode("arg", attrs = c(default = "TRUE"),
                newXMLNode("name", "foo"),
                newXMLNode("defaultValue", "1:10"))

 xmlAttrs(a) = c(a = 1, b = "a string")

 xmlAttrs(a) = c(a = 1, b = "a string", append = FALSE)

 newXMLNamespace(a, c("r" = "http://www.r-project.org"))
 xmlAttrs(a) = c("r:class" = "character") 


 xmlAttrs(a[[1]]) = c("r:class" = "character") 


  # Using a character vector as a namespace definitions
 x = xmlNode("bob",
             namespaceDefinitions = c(r = "http://www.r-project.org",
                                      omg = "http://www.omegahat.org"))



cleanEx()
nameEx("xmlOutput")
### * xmlOutput

flush(stderr()); flush(stdout())

### Name: xmlOutputBuffer
### Title: XML output streams
### Aliases: xmlOutputBuffer xmlOutputDOM
### Keywords: file IO

### ** Examples

 con <- xmlOutputDOM()
con$addTag("author", "Duncan Temple Lang")
con$addTag("address",  close=FALSE)
 con$addTag("office", "2C-259")
 con$addTag("street", "Mountain Avenue.")
 con$addTag("phone", close = FALSE)
   con$addTag("area", "908", attrs=c(state="NJ"))
   con$addTag("number", "582-3217")
 con$closeTag() # phone
con$closeTag() # address

con$addTag("section", close = FALSE)
 con$addNode(xmlTextNode("This is some text "))
 con$addTag("a","and a link", attrs=c(href="http://www.omegahat.org"))
 con$addNode(xmlTextNode("and some follow up text"))

 con$addTag("subsection", close = FALSE)
   con$addNode(xmlTextNode("some addtional text "))
   con$addTag("a", attrs=c(href="http://www.omegahat.org"), close=FALSE)
     con$addNode(xmlTextNode("the content of the link"))
   con$closeTag() # a
 con$closeTag() # "subsection"
con$closeTag() # section


 d <- xmlOutputDOM()
 d$addPI("S", "plot(1:10)")
 d$addCData('x <- list(1, a="&");\nx[[2]]')
 d$addComment("A comment")
 print(d$value())
 print(d$value(), indent = FALSE, tagSeparator = "")


 d = xmlOutputDOM("bob", xmlDeclaration = TRUE)
 print(d$value())

 d = xmlOutputDOM("bob", xmlDeclaration = "encoding='UTF-8'")
 print(d$value())


 d = xmlOutputBuffer("bob", header = "<?xml version='1.0' encoding='UTF-8'?>", 
                      dtd = "foo.dtd")
 d$addTag("bob")
 cat(d$value())



cleanEx()
nameEx("xmlParent")
### * xmlParent

flush(stderr()); flush(stdout())

### Name: xmlParent
### Title: Get parent node of XMLInternalNode or ancestor nodes
### Aliases: xmlParent xmlAncestors xmlParent.XMLInternalNode
###   xmlParent,XMLInternalNode-method xmlParent,XMLHashTreeNode-method
###   xmlParent,XMLTreeNode-method
### Keywords: file IO

### ** Examples


  top = newXMLNode("doc")
  s = newXMLNode("section", attr = c(title = "Introduction"))
  a = newXMLNode("article", s)
  addChildren(top, a)

  xmlName(xmlParent(s))
  xmlName(xmlParent(xmlParent(s)))


    # Find the root node.
  root = a
  while(!is.null(xmlParent(root)))
      root = xmlParent(root)

   # find the names of the parent nodes of each 'h' node.
   # use a global variable to "simplify" things and not use a closure.

  filename = system.file("exampleData", "branch.xml", package = "XML")
  parentNames <- character()
  xmlParse(filename,
                handlers =
                  list(h = function(x) {
                   parentNames <<- c(parentNames, xmlName(xmlParent(x)))
                  }))

  table(parentNames)



cleanEx()
nameEx("xmlParseDoc")
### * xmlParseDoc

flush(stderr()); flush(stdout())

### Name: xmlParseDoc
### Title: Parse an XML document with options controlling the parser.
### Aliases: xmlParseDoc COMPACT DTDATTR DTDLOAD DTDVALID HUGE NOBASEFIX
###   NOBLANKS NOCDATA NODICT NOENT NOERROR NONET NOWARNING NOXINCNODE
###   NSCLEAN OLDSAX PEDANTIC RECOVER XINCLUDE OLD10 SAX1
### Keywords: data

### ** Examples

 f = system.file("exampleData", "mtcars.xml", package="XML")
     # Same as xmlParse()
 xmlParseDoc(f)

 txt =
     '<top xmlns:r="http://www.r-project.org">
        <b xmlns:r="http://www.r-project.org">
          <c xmlns:omg="http:/www.omegahat.org"/>
        </b>
      </top>'

 xmlParseDoc(txt,  NSCLEAN, asText = TRUE)

 txt =
     '<top xmlns:r="http://www.r-project.org"  xmlns:r="http://www.r-project.org">
        <b xmlns:r="http://www.r-project.org">
          <c xmlns:omg="http:/www.omegahat.org"/>
        </b>
      </top>'

 xmlParseDoc(txt, c(NSCLEAN, NOERROR), asText = TRUE)



cleanEx()
nameEx("xmlRoot")
### * xmlRoot

flush(stderr()); flush(stdout())

### Name: xmlRoot
### Title: Get the top-level XML node.
### Aliases: xmlRoot xmlRoot.XMLDocument xmlRoot.XMLInternalDocument
###   xmlRoot.XMLInternalDOM xmlRoot.XMLDocumentRoot
###   xmlRoot.XMLDocumentContent xmlRoot.HTMLDocument
### Keywords: file

### ** Examples

  doc <- xmlTreeParse(system.file("exampleData", "mtcars.xml", package="XML"))
  xmlRoot(doc)
   # Note that we cannot use getSibling () on a regular R-level XMLNode object
   # since we cannot go back up or across the tree from that node, but
   # only down to the children.

    # Using an internal node via xmlParse (== xmlInternalTreeParse())
  doc <- xmlParse(system.file("exampleData", "mtcars.xml", package="XML"))
  n = xmlRoot(doc, skip = FALSE)
     # skip over the DTD and the comment
  d = getSibling(getSibling(n))



cleanEx()
nameEx("xmlSchemaValidate")
### * xmlSchemaValidate

flush(stderr()); flush(stdout())

### Name: xmlSchemaValidate
### Title: Validate an XML document relative to an XML schema
### Aliases: xmlSchemaValidate schemaValidationErrorHandler
### Keywords: IO

### ** Examples

if(FALSE) {
  xsd = xmlParse(system.file("exampleData", "author.xsd", package = "XML"), isSchema =TRUE)
  doc = xmlInternalTreeParse(system.file("exampleData", "author.xml",  package = "XML"))
  xmlSchemaValidate(xsd, doc)
}



cleanEx()
nameEx("xmlSerializeHook")
### * xmlSerializeHook

flush(stderr()); flush(stdout())

### Name: xmlSerializeHook
### Title: Functions that help serialize and deserialize XML internal
###   objects
### Aliases: xmlSerializeHook xmlDeserializeHook
### Keywords: IO

### ** Examples

z = newXMLNode("foo")
f = system.file("exampleData", "tides.xml", package = "XML")
doc = xmlParse(f)
hdoc = as(doc, "XMLHashTree")

nodes = getNodeSet(doc, "//pred")

saveRDS(list(a = 1:10, z = z, doc = doc, hdoc = hdoc, nodes = nodes), "tmp.rda",
          refhook = xmlSerializeHook)

v = readRDS("tmp.rda", refhook = xmlDeserializeHook)



cleanEx()
nameEx("xmlSize")
### * xmlSize

flush(stderr()); flush(stdout())

### Name: xmlSize
### Title: The number of sub-elements within an XML node.
### Aliases: xmlSize xmlSize.default xmlSize.XMLDocument xmlSize.XMLNode
### Keywords: file

### ** Examples

  fileName <- system.file("exampleData", "mtcars.xml", package="XML") 
  doc <- xmlTreeParse(fileName)
  xmlSize(doc)
  xmlSize(doc$doc$children[["dataset"]][["variables"]])



cleanEx()
nameEx("xmlSource")
### * xmlSource

flush(stderr()); flush(stdout())

### Name: xmlSource
### Title: Source the R code, examples, etc. from an XML document
### Aliases: xmlSource xmlSource,character-method
###   xmlSource,XMLNodeSet-method xmlSource,XMLInternalDocument-method
###   xmlSourceFunctions xmlSourceFunctions,character-method
###   xmlSourceFunctions,XMLInternalDocument-method xmlSourceSection
###   xmlSourceSection,character-method
###   xmlSourceSection,XMLInternalDocument-method xmlSourceThread
###   xmlSourceThread,XMLInternalDocument-method
###   xmlSourceThread,character-method xmlSourceThread,list-method
### Keywords: IO programming

### ** Examples

 xmlSource(system.file("exampleData", "Rsource.xml", package="XML"))

  # This illustrates using r:frag nodes.
  # The r:frag nodes are not processed directly, but only
  # if referenced in the contents/body of a r:code node
 f = system.file("exampleData", "Rref.xml", package="XML")
 xmlSource(f)



cleanEx()
nameEx("xmlStopParser")
### * xmlStopParser

flush(stderr()); flush(stdout())

### Name: xmlStopParser
### Title: Terminate an XML parser
### Aliases: xmlStopParser
### Keywords: IO programming

### ** Examples


  ############################################
  # Stopping the parser mid-way and an example of using XMLParserContextFunction.

  startElement =
  function(ctxt, name, attrs, ...)  {
    print(ctxt)
      print(name)
      if(name == "rewriteURI") {
           cat("Terminating parser\n")
	   xmlStopParser(ctxt)
      }
  }
  class(startElement) = "XMLParserContextFunction"  
  endElement =
  function(name, ...) 
    cat("ending", name, "\n")

  fileName = system.file("exampleData", "catalog.xml", package = "XML")
  xmlEventParse(fileName, handlers = list(startElement = startElement, endElement = endElement))



cleanEx()
nameEx("xmlStructuredStop")
### * xmlStructuredStop

flush(stderr()); flush(stdout())

### Name: xmlStructuredStop
### Title: Condition/error handler functions for XML parsing
### Aliases: xmlStructuredStop xmlErrorCumulator
### Keywords: IO programming

### ** Examples

  tryCatch( xmlTreeParse("<a><b></a>", asText = TRUE, error = NULL),
                 XMLError = function(e) {
                    cat("There was an error in the XML at line", 
                          e$line, "column", e$col, "\n",
                         e$message, "\n")
                })



cleanEx()
nameEx("xmlSubset")
### * xmlSubset

flush(stderr()); flush(stdout())

### Name: [.XMLNode
### Title: Convenience accessors for the children of XMLNode objects.
### Aliases: [.XMLNode [[.XMLNode [[.XMLInternalElementNode
###   [[.XMLDocumentContent
### Keywords: IO file

### ** Examples


 f = system.file("exampleData", "gnumeric.xml", package = "XML")

 top = xmlRoot(xmlTreeParse(f))

  # Get the first RowInfo element.
 top[["Sheets"]][[1]][["Rows"]][["RowInfo"]]

  # Get a list containing only the first row element
 top[["Sheets"]][[1]][["Rows"]]["RowInfo"]
 top[["Sheets"]][[1]][["Rows"]][1]

  # Get all of the RowInfo elements by position
 top[["Sheets"]][[1]][["Rows"]][1:xmlSize(top[["Sheets"]][[1]][["Rows"]])]

  # But more succinctly and accurately, get all of the RowInfo elements
 top[["Sheets"]][[1]][["Rows"]]["RowInfo", all = TRUE]




cleanEx()
nameEx("xmlToDataFrame")
### * xmlToDataFrame

flush(stderr()); flush(stdout())

### Name: xmlToDataFrame
### Title: Extract data from a simple XML document
### Aliases: xmlToDataFrame xmlToDataFrame,character,ANY,ANY,ANY,ANY-method
###   xmlToDataFrame,XMLInternalDocument,ANY,ANY,ANY,missing-method
###   xmlToDataFrame,ANY,ANY,ANY,ANY,XMLNodeSet-method
###   xmlToDataFrame,ANY,ANY,ANY,ANY,XMLInternalNodeList-method
###   xmlToDataFrame,ANY,ANY,ANY,ANY,list-method
###   xmlToDataFrame,XMLInternalNodeList,ANY,ANY,ANY,ANY-method
###   xmlToDataFrame,XMLNodeSet,ANY,ANY,ANY,ANY-method
###   xmlToDataFrame,list,ANY,ANY,ANY,ANY-method
### Keywords: IO

### ** Examples

 f = system.file("exampleData", "size.xml", package = "XML")
 xmlToDataFrame(f, c("integer", "integer", "numeric"))

   # Drop the middle variable.
 z = xmlToDataFrame(f, colClasses = list("integer", NULL, "numeric"))


   #  This illustrates how we can get a subset of nodes and process
   #  those as the "data nodes", ignoring the others.
  f = system.file("exampleData", "tides.xml", package = "XML")
  doc = xmlParse(f)
  xmlToDataFrame(nodes = xmlChildren(xmlRoot(doc)[["data"]]))

    # or, alternatively
  xmlToDataFrame(nodes = getNodeSet(doc, "//data/item"))


  f = system.file("exampleData", "kiva_lender.xml", package = "XML")
  doc = xmlParse(f)
  dd = xmlToDataFrame(getNodeSet(doc, "//lender"))



cleanEx()
nameEx("xmlToList")
### * xmlToList

flush(stderr()); flush(stdout())

### Name: xmlToList
### Title: Convert an XML node/document to a more R-like list
### Aliases: xmlToList
### Keywords: IO data

### ** Examples

tt = 
 '<x>
     <a>text</a>
     <b foo="1"/>
     <c bar="me">
        <d>a phrase</d>
     </c>
  </x>'

  doc = xmlParse(tt)
  xmlToList(doc)

   # use an R-level node representation
  doc = xmlTreeParse(tt)
  xmlToList(doc)



cleanEx()
nameEx("xmlTree")
### * xmlTree

flush(stderr()); flush(stdout())

### Name: xmlTree
### Title: An internal, updatable DOM object for building XML trees
### Aliases: xmlTree
### Keywords: IO

### ** Examples


z = xmlTree("people", namespaces = list(r = "http://www.r-project.org"))
z$setNamespace("r")

z$addNode("person", attrs = c(id = "123"), close = FALSE)
  z$addNode("firstname", "Duncan")
  z$addNode("surname", "Temple Lang")
  z$addNode("title", "Associate Professor")
  z$addNode("expertize", close = FALSE)
     z$addNode("topic", "Data Technologies")
     z$addNode("topic", "Programming Language Design")
     z$addNode("topic", "Parallel Computing")
     z$addNode("topic", "Data Visualization")
     z$addNode("topic", "Meta-Computing")
     z$addNode("topic", "Inter-system interfaces")
  z$closeTag()
  z$addNode("address", "4210 Mathematical Sciences Building, UC Davis")
z$closeTag()

  tr <- xmlTree("CDataTest")
  tr$addTag("top", close=FALSE)
  tr$addCData("x <- list(1, a='&');\nx[[2]]")
  tr$addPI("S", "plot(1:10)")
  tr$closeTag()
  cat(saveXML(tr$value()))


  f = tempfile()
  saveXML(tr, f, encoding = "UTF-8")


  # Creating a node
x = rnorm(3)
z = xmlTree("r:data", namespaces = c(r = "http://www.r-project.org"))
z$addNode("numeric", attrs = c("r:length" = length(x)))


  # shows namespace prefix on an attribute, and different from the one on the node.
  z = xmlTree()
z$addNode("r:data",  namespace = c(r = "http://www.r-project.org", omg = "http://www.omegahat.org"), close = FALSE)
x = rnorm(3)
z$addNode("r:numeric", attrs = c("omg:length" = length(x)))


z = xmlTree("examples")
z$addNode("example", namespace = list(r = "http://www.r-project.org"), close = FALSE)
z$addNode("code", "mean(rnorm(100))", namespace = "r")


x = summary(rnorm(1000))
d = xmlTree()
d$addNode("table", close = FALSE)

d$addNode("tr", .children = sapply(names(x), function(x) d$addNode("th", x)))
d$addNode("tr", .children = sapply(x, function(x) d$addNode("td", format(x))))

d$closeNode()
cat(saveXML(d))

# Dealing with DTDs and system and public identifiers for DTDs.
# Just doctype
za = xmlTree("people", dtd = "people")
# no public element
zb = xmlTree("people", dtd = c("people", "", "http://www.omegahat.org/XML/types.dtd"))
# public and system
zc = xmlTree("people", dtd = c("people", "//a//b//c//d", "http://www.omegahat.org/XML/types.dtd"))






cleanEx()
nameEx("xmlTreeParse")
### * xmlTreeParse

flush(stderr()); flush(stdout())

### Name: xmlTreeParse
### Title: XML Parser
### Aliases: xmlTreeParse htmlTreeParse htmlParse xmlInternalTreeParse
###   xmlNativeTreeParse xmlParse xmlSchemaParse
### Keywords: file IO

### ** Examples

 fileName <- system.file("exampleData", "test.xml", package="XML")
   # parse the document and return it in its standard format.

 xmlTreeParse(fileName)

   # parse the document, discarding comments.
  
 xmlTreeParse(fileName, handlers=list("comment"=function(x,...){NULL}), asTree = TRUE)

   # print the entities
 invisible(xmlTreeParse(fileName,
            handlers=list(entity=function(x) {
                                    cat("In entity",x$name, x$value,"\n")
                                    x}
                                  ), asTree = TRUE
                          )
          )

 # Parse some XML text.
 # Read the text from the file
 xmlText <- paste(readLines(fileName), "\n", collapse="")

 print(xmlText)
 xmlTreeParse(xmlText, asText=TRUE)


    # with version 1.4.2 we can pass the contents of an XML
    # stream without pasting them.
 xmlTreeParse(readLines(fileName), asText=TRUE)


 # Read a MathML document and convert each node
 # so that the primary class is 
 #   <name of tag>MathML
 # so that we can use method  dispatching when processing
 # it rather than conditional statements on the tag name.
 # See plotMathML() in examples/.
 fileName <- system.file("exampleData", "mathml.xml",package="XML")
m <- xmlTreeParse(fileName, 
                  handlers=list(
                   startElement = function(node){
                   cname <- paste(xmlName(node),"MathML", sep="",collapse="")
                   class(node) <- c(cname, class(node)); 
                   node
                }))



  # In this example, we extract _just_ the names of the
  # variables in the mtcars.xml file. 
  # The names are the contents of the <variable>
  # tags. We discard all other tags by returning NULL
  # from the startElement handler.
  #
  # We cumulate the names of variables in a character
  # vector named `vars'.
  # We define this within a closure and define the 
  # variable function within that closure so that it
  # will be invoked when the parser encounters a <variable>
  # tag.
  # This is called with 2 arguments: the XMLNode object (containing
  # its children) and the list of attributes.
  # We get the variable name via call to xmlValue().

  # Note that we define the closure function in the call and then 
  # create an instance of it by calling it directly as
  #   (function() {...})()

  # Note that we can get the names by parsing
  # in the usual manner and the entire document and then executing
  # xmlSApply(xmlRoot(doc)[[1]], function(x) xmlValue(x[[1]]))
  # which is simpler but is more costly in terms of memory.
 fileName <- system.file("exampleData", "mtcars.xml", package="XML")
 doc <- xmlTreeParse(fileName,  handlers = (function() { 
                                 vars <- character(0) ;
                                list(variable=function(x, attrs) { 
                                                vars <<- c(vars, xmlValue(x[[1]])); 
                                                NULL}, 
                                     startElement=function(x,attr){
                                                   NULL
                                                  }, 
                                     names = function() {
                                                 vars
                                             }
                                    )
                               })()
                     )

  # Here we just print the variable names to the console
  # with a special handler.
 doc <- xmlTreeParse(fileName, handlers = list(
                                  variable=function(x, attrs) {
                                             print(xmlValue(x[[1]])); TRUE
                                           }), asTree=TRUE)


  # This should raise an error.
  try(xmlTreeParse(
            system.file("exampleData", "TestInvalid.xml", package="XML"),
            validate=TRUE))

## Not run: 
##D  # Parse an XML document directly from a URL.
##D  # Requires Internet access.
##D  xmlTreeParse("http://www.omegahat.org/Scripts/Data/mtcars.xml", asText=TRUE)
## End(Not run)

  counter = function() {
              counts = integer(0)
              list(startElement = function(node) {
                                     name = xmlName(node)
                                     if(name %in% names(counts))
                                          counts[name] <<- counts[name] + 1
                                     else
                                          counts[name] <<- 1
                                  },
                    counts = function() counts)
            }

   h = counter()
   xmlParse(system.file("exampleData", "mtcars.xml", package="XML"),  handlers = h)
   h$counts()



 f = system.file("examples", "index.html", package = "XML")
 htmlTreeParse(readLines(f), asText = TRUE)
 htmlTreeParse(readLines(f))

  # Same as 
 htmlTreeParse(paste(readLines(f), collapse = "\n"), asText = TRUE)


 getLinks = function() { 
       links = character() 
       list(a = function(node, ...) { 
                   links <<- c(links, xmlGetAttr(node, "href"))
                   node 
                }, 
            links = function()links)
     }

 h1 = getLinks()
 htmlTreeParse(system.file("examples", "index.html", package = "XML"), handlers = h1)
 h1$links()

 h2 = getLinks()
 htmlTreeParse(system.file("examples", "index.html", package = "XML"), handlers = h2, useInternalNodes = TRUE)
 all(h1$links() == h2$links())

  # Using flat trees
 tt = xmlHashTree()
 f = system.file("exampleData", "mtcars.xml", package="XML")
 xmlTreeParse(f, handlers = list(.startElement = tt[[".addNode"]]))
 xmlRoot(tt)



 doc = xmlTreeParse(f, useInternalNodes = TRUE)

 sapply(getNodeSet(doc, "//variable"), xmlValue)
         
 #free(doc) 


  # character set encoding for HTML
 f = system.file("exampleData", "9003.html", package = "XML")
   # we specify the encoding
 d = htmlTreeParse(f, encoding = "UTF-8")
   # get a different result if we do not specify any encoding
 d.no = htmlTreeParse(f)
   # document with its encoding in the HEAD of the document.
 d.self = htmlTreeParse(system.file("exampleData", "9003-en.html",package = "XML"))
   # XXX want to do a test here to see the similarities between d and
   # d.self and differences between d.no


  # include
 f = system.file("exampleData", "nodes1.xml", package = "XML")
 xmlRoot(xmlTreeParse(f, xinclude = FALSE))
 xmlRoot(xmlTreeParse(f, xinclude = TRUE))

 f = system.file("exampleData", "nodes2.xml", package = "XML")
 xmlRoot(xmlTreeParse(f, xinclude = TRUE))

  # Errors
  try(xmlTreeParse("<doc><a> & < <?pi > </doc>"))

    # catch the error by type.
 tryCatch(xmlTreeParse("<doc><a> & < <?pi > </doc>"),
                "XMLParserErrorList" = function(e) {
                                                      cat("Errors in XML document\n", e$message, "\n")
                                                    })

    #  terminate on first error            
  try(xmlTreeParse("<doc><a> & < <?pi > </doc>", error = NULL))

    #  see xmlErrorCumulator in the XML package 


  f = system.file("exampleData", "book.xml", package = "XML")
  doc.trim = xmlInternalTreeParse(f, trim = TRUE)
  doc = xmlInternalTreeParse(f, trim = FALSE)
  xmlSApply(xmlRoot(doc.trim), class)
      # note the additional XMLInternalTextNode objects
  xmlSApply(xmlRoot(doc), class)


  top = xmlRoot(doc)
  textNodes = xmlSApply(top, inherits, "XMLInternalTextNode")
  sapply(xmlChildren(top)[textNodes], xmlValue)


     # Storing nodes
   f = system.file("exampleData", "book.xml", package = "XML")
   titles = list()
   xmlTreeParse(f, handlers = list(title = function(x)
                                  titles[[length(titles) + 1]] <<- x))
   sapply(titles, xmlValue)
   rm(titles)



cleanEx()
nameEx("xmlValue")
### * xmlValue

flush(stderr()); flush(stdout())

### Name: xmlValue
### Title: Extract or set the contents of a leaf XML node
### Aliases: xmlValue xmlValue.XMLCDataNode xmlValue.XMLNode
###   xmlValue.XMLProcessingInstruction xmlValue.XMLTextNode
###   xmlValue.XMLComment xmlValue<- xmlValue<-,XMLAbstractNode-method
###   xmlValue<-,XMLInternalTextNode-method xmlValue<-,XMLTextNode-method
###   coerce,XMLInternalTextNode,character-method
### Keywords: file

### ** Examples

 node <- xmlNode("foo", "Some text")
 xmlValue(node)

 xmlValue(xmlTextNode("some more raw text"))

  # Setting the xmlValue().
 a = newXMLNode("a")
 xmlValue(a) = "the text"
 xmlValue(a) = "different text"

 a = newXMLNode("x", "bob")
 xmlValue(a) = "joe"

 b = xmlNode("bob")
 xmlValue(b) = "Foo"
 xmlValue(b) = "again"

 b = newXMLNode("bob", "some text")
 xmlValue(b[[1]]) = "change"
 b



### * <FOOTER>
###
cat("Time elapsed: ", proc.time() - get("ptime", pos = 'CheckExEnv'),"\n")
grDevices::dev.off()
###
### Local variables: ***
### mode: outline-minor ***
### outline-regexp: "\\(> \\)?### [*]+" ***
### End: ***
quit('no')
